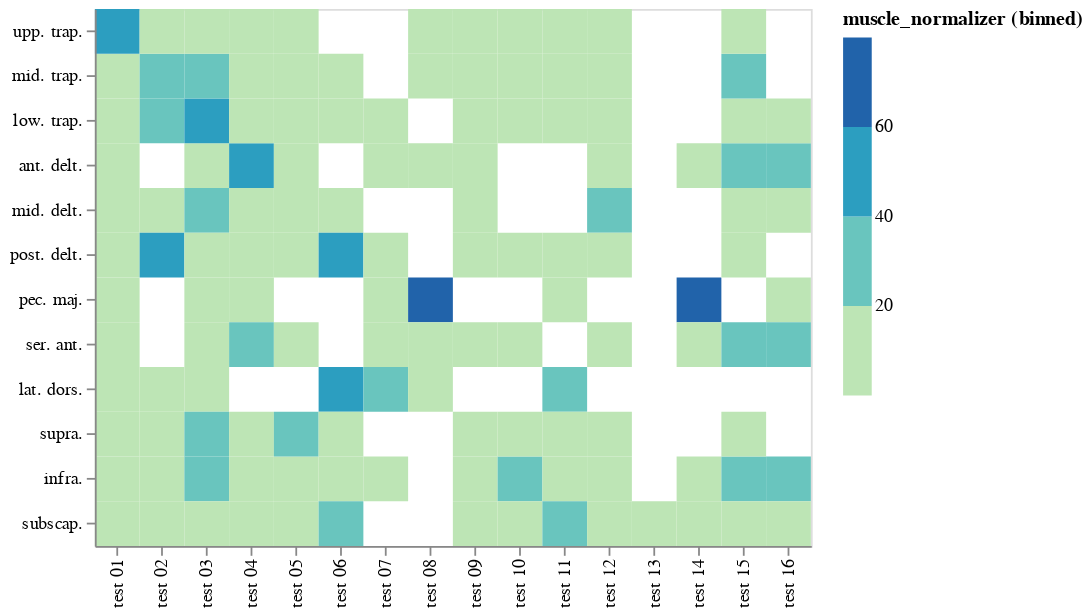

Notebook source saved alongside this figure:
### Code cell
alt.Chart(dff).mark_rect().encode(
    alt.X("test", title=None),
    alt.Y("muscle", sort=alt.Sort(MUSCLES), title=None),
    alt.Color("muscle_normalizer", bin=True),
)

### Figure 1 — Vega-Lite specification as saved in the notebook (floating-point values rounded to 4 significant figures; data arrays with more than 128 entries replaced by an {"elided": "..."} marker saying what was removed)
{"$schema": "https://vega.github.io/schema/vega-lite/v2.6.0.json", "config": {"view": {"height": 300, "width": 400}}, "data": {"name": "data-b1103c91f0c1aa6ece09f3063d981662"}, "datasets": {"data-b1103c91f0c1aa6ece09f3063d981662": {"elided": "135 records"}}, "encoding": {"color": {"bin": true, "field": "muscle_normalizer", "type": "quantitative"}, "x": {"field": "test", "title": null, "type": "nominal"}, "y": {"field": "muscle", "sort": ["upp. trap.", "mid. trap.", "low. trap.", "ant. delt.", "mid. delt.", "post. delt.", "pec. maj.", "ser. ant.", "lat. dors.", "supra.", "infra.", "subscap."], "title": null, "type": "nominal"}}, "mark": "rect"}
